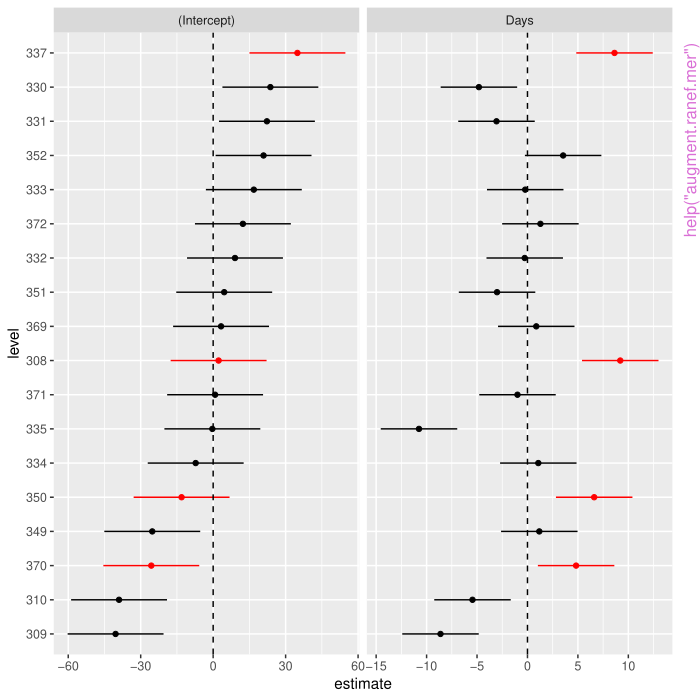

The R source for this figure:
pkgname <- "broom.mixed"
source(file.path(R.home("share"), "R", "examples-header.R"))
options(warn = 1)
library('broom.mixed')

base::assign(".oldSearch", base::search(), pos = 'CheckExEnv')
base::assign(".old_wd", base::getwd(), pos = 'CheckExEnv')
cleanEx()
nameEx("augment.ranef.mer")
### * augment.ranef.mer

flush(stderr()); flush(stdout())

### Name: augment.ranef.mer
### Title: Augmentation for random effects (for caterpillar plots etc.)
### Aliases: augment.ranef.mer

### ** Examples

if (require("lme4")) {
   load(system.file("extdata","lme4_example.rda",package="broom.mixed"))
   rr <- ranef(lmm1,condVar=TRUE)
   aa <- broom::augment(rr)
   ## Q-Q plot:
   if (require(ggplot2) && require(dplyr)) {
      g0 <- ggplot(aa,aes(estimate,qq,xmin=lb,xmax=ub))+
          geom_errorbarh(height=0)+
          geom_point()+facet_wrap(~variable,scale="free_x")
      ## regular caterpillar plot:
      g1 <- ggplot(aa,aes(estimate,level,xmin=lb,xmax=ub))+
         geom_errorbarh(height=0)+
         geom_vline(xintercept=0,lty=2)+
         geom_point()+facet_wrap(~variable,scale="free_x")
      ## emphasize extreme values
      aa2 <- group_by(aa,grp,level)
      aa3 <- mutate(aa2, keep=any(estimate/std.error>2))
      ## Update caterpillar plot with extreme levels highlighted
      ##  (highlight all groups with *either* extreme intercept *or*
      ##   extreme slope)
      ggplot(aa3, aes(estimate,level,xmin=lb,xmax=ub,colour=factor(keep)))+
         geom_errorbarh(height=0)+
         geom_vline(xintercept=0,lty=2)+
         geom_point()+facet_wrap(~variable,scale="free_x")+
         scale_colour_manual(values=c("black","red"), guide=FALSE)
   }
}



cleanEx()
nameEx("brms_tidiers")
### * brms_tidiers

flush(stderr()); flush(stdout())

### Name: brms_tidiers
### Title: Tidying methods for a brms model
### Aliases: brms_tidiers tidy.brmsfit glance.brmsfit augment.brmsfit

### ** Examples

 ## original model
 ## Not run: 
##D     brms_crossedRE <- brm(mpg ~ wt + (1|cyl) + (1+wt|gear), data = mtcars,
##D            iter = 500, chains = 2)
##D  
## End(Not run)
 if (require("brms")) {
   ## load stored object
   load(system.file("extdata", "brms_example.rda", package="broom.mixed"))

   fit <- brms_crossedRE
   tidy(fit)
   tidy(fit, parameters = "^sd_", conf.int = FALSE)
   tidy(fit, effects = "fixed", conf.method="HPDinterval")
   tidy(fit, effects = "ran_vals")
   tidy(fit, effects = "ran_pars", robust = TRUE)
   # glance method
   glance(fit)
   ## this example will give a warning that it should be run with
   ## reloo=TRUE; however, doing this will fail
   ## because the \code{fit} object has been stripped down to save space
   suppressWarnings(glance(fit, looic = TRUE, cores = 1))
   head(augment(fit))
}




cleanEx()
nameEx("fixef.MCMCglmm")
### * fixef.MCMCglmm

flush(stderr()); flush(stdout())

### Name: fixef.MCMCglmm
### Title: Extract fixed effects from an 'MCMCglmm' object
### Aliases: fixef.MCMCglmm

### ** Examples

## Not run: 
##D   # a simple MCMCglmm model
##D   data(PlodiaPO)
##D   m <- MCMCglmm(PO ~ 1, random= ~ FSfamily, data=PlodiaPO, verbose=FALSE)
##D 
##D   # only extract average fixed effects
##D   fixef(m, use = "mean")
##D 
##D   # histogram of posterior samples of fixed effects
##D   hist(fixef(m))
##D   # matches the mean
##D   rowMeans(fixef(m))
## End(Not run)



cleanEx()
nameEx("gamlss_tidiers")
### * gamlss_tidiers

flush(stderr()); flush(stdout())

### Name: gamlss_tidiers
### Title: Tidying methods for gamlss objects
### Aliases: gamlss_tidiers tidy.gamlss

### ** Examples

if (requireNamespace("gamlss", quietly = TRUE) &&
    requireNamespace("gamlss.data", quietly = TRUE)) {
    data(abdom, package="gamlss.data")
    ## Not run: 
##D          mod <- gamlss(y~pb(x), sigma.fo=~pb(x), family=BCT,
##D                        data=abdom, method=mixed(1,20))
##D     
## End(Not run)
    ## load stored object
    mod <- readRDS(system.file("extdata", "gamlss_example.rds",
                   package="broom.mixed"))
    tidy(mod)
}




cleanEx()
nameEx("glmmTMB_tidiers")
### * glmmTMB_tidiers

flush(stderr()); flush(stdout())

### Name: glmmTMB_tidiers
### Title: Tidying methods for glmmTMB models
### Aliases: glmmTMB_tidiers tidy.glmmTMB augment.glmmTMB glance.glmmTMB

### ** Examples

if (require("glmmTMB") && require("lme4")) {
    data("sleepstudy",package="lme4")
    ## original model:
    ## Not run: 
##D         lmm1 <- glmmTMB(Reaction ~ Days + (Days | Subject), sleepstudy)
##D     
## End(Not run)
    ## load stored object
    load(system.file("extdata","glmmTMB_example.rda",package="broom.mixed"))
    tidy(lmm1)
    tidy(lmm1, effects = "fixed")
    tidy(lmm1, effects = "fixed", conf.int=TRUE)
    tidy(lmm1, effects = "fixed", conf.int=TRUE, conf.method="uniroot")
    ## FIX: tidy(lmm1, effects = "ran_vals", conf.int=TRUE)
    head(augment(lmm1, sleepstudy))
    glance(lmm1)

    ## original model:
    ##  glmm1 <- glmmTMB(incidence/size ~ period + (1 | herd),
    ##                  data = cbpp, family = binomial, weights=size)
    tidy(glmm1)
    tidy(glmm1, effects = "fixed")
    head(augment(glmm1, cbpp))
    head(augment(glmm1, cbpp, type.residuals="pearson"))
    glance(glmm1)
}



cleanEx()
nameEx("glmmadmb_tidiers")
### * glmmadmb_tidiers

flush(stderr()); flush(stdout())

### Name: glmmadmb_tidiers
### Title: Tidying methods for glmmADMB models
### Aliases: glmmadmb_tidiers glmmADMB_tidiers tidy.glmmadmb
###   augment.glmmadmb glance.glmmadmb

### ** Examples


if (require("glmmADMB") && require("lme4")) {
    ## original model
    ## Not run: 
##D         data("sleepstudy", package="lme4")
##D         lmm1 <- glmmadmb(Reaction ~ Days + (Days | Subject), sleepstudy,
##D                          family="gaussian")
##D     
## End(Not run)
    ## load stored object
    load(system.file("extdata","glmmADMB_example.rda",package="broom.mixed"))
    tidy(lmm1, effects = "fixed")
    tidy(lmm1, effects = "fixed", conf.int=TRUE)
    ## tidy(lmm1, effects = "fixed", conf.int=TRUE, conf.method="profile")
    ## tidy(lmm1, effects = "ran_vals", conf.int=TRUE)
    head(augment(lmm1, sleepstudy))
    glance(lmm1)

    glmm1 <- glmmadmb(cbind(incidence, size - incidence) ~ period + (1 | herd),
                  data = cbpp, family = "binomial")
    tidy(glmm1)
    tidy(glmm1, effects = "fixed")
    head(augment(glmm1, cbpp))
    glance(glmm1)

}



cleanEx()
nameEx("lme4_tidiers")
### * lme4_tidiers

flush(stderr()); flush(stdout())

### Name: lme4_tidiers
### Title: Tidying methods for mixed effects models
### Aliases: lme4_tidiers tidy.merMod tidy.rlmerMod augment.merMod
###   glance.merMod

### ** Examples


if (require("lme4")) {
    ## original model
    ## Not run: 
##D         lmm1 <- lmer(Reaction ~ Days + (Days | Subject), sleepstudy)
##D     
## End(Not run)
    ## load stored object
    load(system.file("extdata", "lme4_example.rda", package="broom.mixed"))
    tidy(lmm1)
    tidy(lmm1, effects = "fixed")
    tidy(lmm1, effects = "fixed", conf.int=TRUE)
    tidy(lmm1, effects = "fixed", conf.int=TRUE, conf.method="profile")
    ## lmm1_prof <- profile(lmm1) # generated by extdata/runexamples
    tidy(lmm1, conf.int=TRUE, conf.method="profile", profile=lmm1_prof)
    ## conditional modes (group-level deviations from population-level estimate)
    tidy(lmm1, effects = "ran_vals", conf.int=TRUE)
    ## coefficients (group-level estimates)
    (rcoef1 <- tidy(lmm1, effects = "ran_coefs"))
    ## reconstitute standard coefficient-by-level table
    if (require(tidyr)) {
       spread(rcoef1,key=term,value=estimate)
    }
    head(augment(lmm1, sleepstudy))
    glance(lmm1)

    glmm1 <- glmer(cbind(incidence, size - incidence) ~ period + (1 | herd),
                  data = cbpp, family = binomial)
    tidy(glmm1)
    tidy(glmm1,exponentiate=TRUE)
    tidy(glmm1, effects = "fixed")
    ## suppress warning about influence.merMod
    head(suppressWarnings(augment(glmm1, cbpp)))
    glance(glmm1)

    startvec <- c(Asym = 200, xmid = 725, scal = 350)
    nm1 <- nlmer(circumference ~ SSlogis(age, Asym, xmid, scal) ~ Asym|Tree,
                  Orange, start = startvec)
    ## suppress warnings about var-cov matrix ...
    op <- options(warn=-1)
    tidy(nm1)
    tidy(nm1, effects = "fixed")
    options(op)
    head(augment(nm1, Orange))
    glance(nm1)
    detach("package:lme4")
}
if (require("lmerTest")) {
   lmm1 <- lmer(Reaction ~ Days + (Days | Subject), sleepstudy)
   tidy(lmm1)
   glance(lmm1)
   detach("package:lmerTest")  # clean up
}



cleanEx()
nameEx("mcmc_tidiers")
### * mcmc_tidiers

flush(stderr()); flush(stdout())

### Name: tidy.MCMCglmm
### Title: Tidying methods for MCMC (Stan, JAGS, etc.) fits
### Aliases: tidy.MCMCglmm mcmc_tidiers tidyMCMC tidy.rjags tidy.stanfit
###   tidy.mcmc tidy.mcmc.list

### ** Examples

if (require("MCMCglmm")) {
  ## original model
  ## Not run: 
##D       mm0 <- MCMCglmm(Reaction ~ Days,
##D                  random = ~Subject, data = sleepstudy,
##D                  nitt=4000,
##D                  pr = TRUE
##D              )
##D    
## End(Not run)
   ## load stored object
   load(system.file("extdata","MCMCglmm_example.rda",
                                     package="broom.mixed"))
   tidy(mm0)
   tidy(mm1)
   tidy(mm2)
   tail(tidy(mm0,effects="ran_vals"))
}

# Using example from "RStan Getting Started"
# https://github.com/stan-dev/rstan/wiki/RStan-Getting-Started

model_file <- system.file("extdata", "8schools.stan", package = "broom.mixed")
schools_dat <- list(J = 8,
                    y = c(28,  8, -3,  7, -1,  1, 18, 12),
                    sigma = c(15, 10, 16, 11,  9, 11, 10, 18))
## original model
## Not run: 
##D     set.seed(2015)
##D     rstan_example <- rstan::stan(file = model_file, data = schools_dat,
##D                          iter = 1000, chains = 2, save_dso = FALSE)
## End(Not run)
if (require(rstan)) {
   ## load stored object
   rstan_example <- readRDS(system.file("extdata", "rstan_example.rds", package = "broom.mixed"))
   tidy(rstan_example)
   tidy(rstan_example, conf.int = TRUE, pars = "theta")
   td_mean <- tidy(rstan_example, conf.int = TRUE)
   td_median <- tidy(rstan_example, conf.int = TRUE, robust = TRUE)

  if (require(dplyr) && require(ggplot2)) {
    tds <- rbind(mutate(td_mean, method = "mean"),
             mutate(td_median, method = "median")) %>%
       mutate(type=ifelse(grepl("^theta",term),"theta",
            ifelse(grepl("^eta",term),"eta",
                  "other")))

     ggplot(tds, aes(estimate, term)) +
      geom_errorbarh(aes(xmin = conf.low, xmax = conf.high),height=0) +
      geom_point(aes(color = method))+
      facet_wrap(~type,scale="free",ncol=1)
 } ## require(dplyr,ggplot2)
} ## require(rstan)
if (require(R2jags)) {
   ## see help("jags",package="R2jags")
   ## and  example("jags",package="R2jags")
   ## for details
   ## load stored object
   R2jags_example <- readRDS(system.file("extdata", "R2jags_example.rds", package = "broom.mixed"))
   tidy(R2jags_example)
   tidy(R2jags_example, conf.int=TRUE, conf.method="quantile")
}




cleanEx()
nameEx("nlme_tidiers")
### * nlme_tidiers

flush(stderr()); flush(stdout())

### Name: nlme_tidiers
### Title: Tidying methods for mixed effects models
### Aliases: nlme_tidiers tidy.lme augment.lme glance.lme tidy.gls

### ** Examples


if (require("nlme") && require("lme4")) {
    data("sleepstudy", package="lme4")
    ## original model
    ## Not run: 
##D          lmm1 <- lme(Reaction ~ Days, random=~ Days|Subject, sleepstudy)
##D     
## End(Not run)
    ## load stored object
    load(system.file("extdata","nlme_example.rda", package="broom.mixed"))
    tidy(lmm1)
    tidy(lmm1, effects = "fixed")
    tidy(lmm1, conf.int = TRUE)
    head(augment(lmm1, sleepstudy))
    glance(lmm1)

    startvec <- c(Asym = 200, xmid = 725, scal = 350)
    nm1 <- nlme(circumference ~ SSlogis(age, Asym, xmid, scal),
                  data = Orange,
                  fixed = Asym + xmid + scal ~1,
                  random = Asym ~1,
                  start = startvec)
    tidy(nm1)
    tidy(nm1, effects = "fixed")
    head(augment(nm1, Orange))
    glance(nm1)

    gls1 <- gls(follicles ~ sin(2*pi*Time) + cos(2*pi*Time), Ovary,
                         correlation = corAR1(form = ~ 1 | Mare))
    tidy(gls1)
    glance(gls1)
}




cleanEx()
nameEx("paramNamesMCMCglmm")
### * paramNamesMCMCglmm

flush(stderr()); flush(stdout())

### Name: paramNamesMCMCglmm
### Title: Extract the parameter names from an 'MCMCglmm' object
### Aliases: paramNamesMCMCglmm
### Keywords: internal

### ** Examples

## Not run: 
##D   # a simple MCMCglmm model
##D   if (require(MCMCglmm)) {
##D      data(PlodiaPO)
##D      m <- MCMCglmm(PO ~ 1, random = ~ FSfamily, data = PlodiaPO, verbose=FALSE, pr=TRUE)
##D   }
##D   # extract the parameter names
##D   paramNamesMCMCglmm(m)
## End(Not run)



cleanEx()
nameEx("ranef.MCMCglmm")
### * ranef.MCMCglmm

flush(stderr()); flush(stdout())

### Name: ranef.MCMCglmm
### Title: Extract random effects from an 'MCMCglmm' object
### Aliases: ranef.MCMCglmm

### ** Examples

## Not run: 
##D   # a simple MCMCglmm model
##D   data(PlodiaPO)
##D   m <- MCMCglmm(PO ~ 1, random= ~ FSfamily, data=PlodiaPO, pr=TRUE, verbose=FALSE)
##D 
##D   # only extract average fixed effects
##D   head(ranef(m, use = "mean"))
##D 
##D   # histogram of posterior samples of fixed effects
##D   hist(ranef(m)[1, ])
##D   # matches the mean
##D   rowMeans(ranef(m)[1:6, ])
## End(Not run)



cleanEx()
nameEx("ranefLevels")
### * ranefLevels

flush(stderr()); flush(stdout())

### Name: ranefLevels
### Title: Extract the levels of factors used for random effects in
###   'MCMCglmm' objects
### Aliases: ranefLevels

### ** Examples

## Not run: 
##D   # a simple MCMCglmm model
##D   data(PlodiaPO)
##D   m <- MCMCglmm(PO ~ 1, random = ~ FSfamily, data = PlodiaPO, verbose=FALSE)
##D 
##D   # extract the random effects levels
##D   ranefLevels(m, PlodiaPO)
## End(Not run)



cleanEx()
nameEx("rstanarm_tidiers")
### * rstanarm_tidiers

flush(stderr()); flush(stdout())

### Name: rstanarm_tidiers
### Title: Tidying methods for an rstanarm model
### Aliases: rstanarm_tidiers tidy.stanreg glance.stanreg

### ** Examples


if (require("rstanarm")) {
## Not run: 
##D #'     ## original model
##D     fit <- stan_glmer(mpg ~ wt + (1|cyl) + (1+wt|gear), data = mtcars,
##D                       iter = 300, chains = 2)
##D   
## End(Not run)
## load example data
fit <- readRDS(system.file("extdata", "rstanarm_example.rds", package="broom.mixed"))

  # non-varying ("population") parameters
  tidy(fit, conf.int = TRUE, prob = 0.5)
  tidy(fit, conf.int = TRUE, conf.method = "HPDinterval", prob = 0.5)

  # hierarchical sd & correlation parameters
  tidy(fit, effects = "ran_pars")

  # group-specific deviations from "population" parameters
  tidy(fit, effects = "ran_vals")

  # glance method
   glance(fit)
  ## Not run: 
##D      glance(fit, looic = TRUE, cores = 1)
##D   
## End(Not run)
} ## if require("rstanarm")



cleanEx()
nameEx("stdranef")
### * stdranef

flush(stderr()); flush(stdout())

### Name: stdranef
### Title: Extract standard deviation of "random" effects from an
###   'MCMCglmm' object
### Aliases: stdranef

### ** Examples

## Not run: 
##D   # a simple MCMCglmm model
##D   data(PlodiaPO)
##D   PlodiaPO <- within(PlodiaPO, {
##D     PO2 <- cut(PO, quantile(PO, c(0, .33, .66, 1)))
##D     plate <- factor(plate)
##D   })
##D 
##D   m <- MCMCglmm(PO2 ~ 1, random = ~ FSfamily + plate,
##D     family = "ordinal", data = PlodiaPO,
##D     prior = list(
##D       R = list(V = 1, fix = 1),
##D       G = list(
##D         G1 = list(V = 1, nu = .002),
##D         G2 = list(V = 1, nu = .002)
##D       )
##D     ), verbose=FALSE, thin=1, pr=TRUE)
##D 
##D   # summary of the model
##D   summary(m)
##D 
##D   # examples of extracting standard deviations of
##D   # different random effects on the linear predictor metric
##D   # or after transformation to probabilities (only for ordinal)
##D   stdranef(m, which = list(1), type = "lp")
##D   stdranef(m, which = list(2), type = "lp")
##D   stdranef(m, which = list(1, 2, c(1, 2)), type = "lp")
##D   stdranef(m, type = "lp")
##D 
##D   ## error because no 3rd random effect
##D   #stdranef(m, which = list(1, 2, 3), type = "lp")
##D 
##D   stdranef(m, which = list("FSfamily", "plate"), type = "lp")
##D 
##D   # mean standard deviations on the probability metric
##D   # also the full distributions, if desired in the Data slot.
##D   res <- stdranef(m, type = "response")
##D   res$M # means
##D   hist(res$Data$FSfamily[, 1]) # histogram
## End(Not run)



cleanEx()
nameEx("tidy.TMB")
### * tidy.TMB

flush(stderr()); flush(stdout())

### Name: tidy.TMB
### Title: Tidying methods for TMB models
### Aliases: tidy.TMB

### ** Examples

if (require("TMB")) {
    runExample("simple",thisR=TRUE)
    class(obj) <- "TMB"
    tidy(obj,conf.int=TRUE,conf.method="wald")
    tidy(obj,conf.int=TRUE,conf.method="uniroot")
}



### * <FOOTER>
###
cleanEx()
options(digits = 7L)
base::cat("Time elapsed: ", proc.time() - base::get("ptime", pos = 'CheckExEnv'),"\n")
grDevices::dev.off()
###
### Local variables: ***
### mode: outline-minor ***
### outline-regexp: "\\(> \\)?### [*]+" ***
### End: ***
quit('no')
